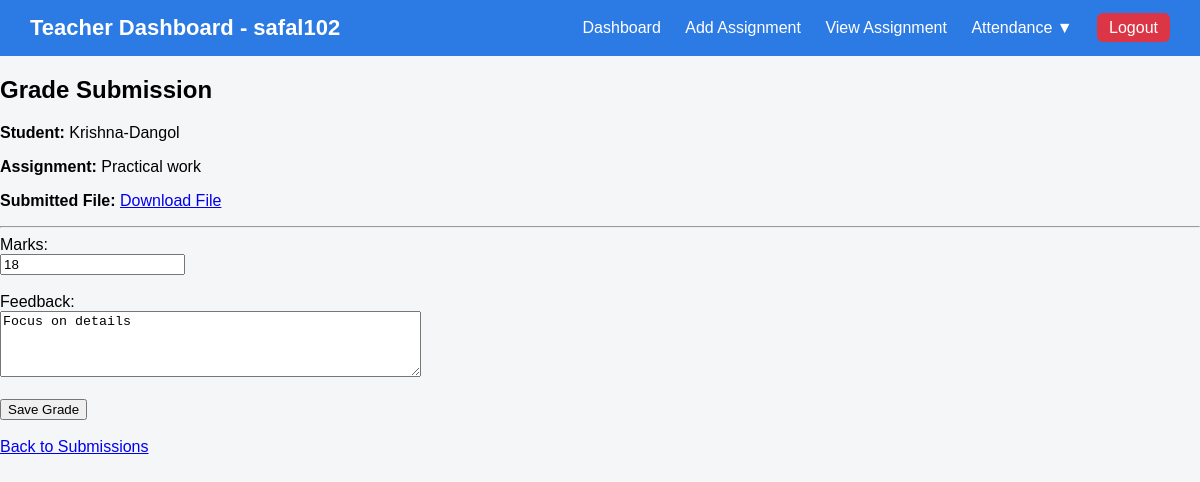
The app's page /teacher/submission/1/grade (signed in) with its own data.
### Admin/models.py (models this page shows, shortened)
class Submission(models.Model):
    assignment = models.ForeignKey(Assignment, on_delete=models.CASCADE)
    student = models.ForeignKey(Student, on_delete=models.CASCADE)
    submitted_file = models.FileField(upload_to="submissions/")
    submitted_at = models.DateTimeField(auto_now_add=True)
    marks_obtained = models.IntegerField(null=True, blank=True)
    feedback = models.TextField(blank=True, null=True)

class Student(models.Model):
    user = models.OneToOneField(User, on_delete=models.CASCADE,null=True,blank=True)
    Firstname=models.CharField(max_length=100)
    Lastname=models.CharField(max_length=100)
    Grade=models.CharField(max_length=100)
    course=models.CharField(max_length=100,default="BIT")
    def __str__(self):
        return f"{self.Firstname}-{self.Lastname}"

class Assignment(models.Model):
    teacher = models.ForeignKey(Teacher, on_delete=models.CASCADE)
    subject = models.ForeignKey(Subject, on_delete=models.CASCADE)
    title = models.CharField(max_length=200)
    description = models.TextField()
    assigned_date = models.DateField(auto_now_add=True)
    due_date = models.DateField()
    total_marks = models.IntegerField()
    file = models.FileField(upload_to='assignments/', blank=True, null=True)

### Teacher/views.py (the view)
# urls.py: path('submission/<int:submission_id>/grade',views.grade_submission,name='grade-submission'),
@login_required
def grade_submission(request, submission_id):
    teacher = get_object_or_404(Teacher, user=request.user)
    submission = get_object_or_404(Submission, id=submission_id)
    if submission.assignment.teacher != teacher:
        return HttpResponse("Unauthorized", status=403)
    if request.method == "POST":
        submission.marks_obtained = request.POST.get("marks")
        submission.feedback = request.POST.get("feedback")
        submission.save()
        return redirect("view-submissions", assignment_id=submission.assignment.id)
    return render(request, "grade_submission.html", {
        "submission": submission
    })

### Teacher/templates/grade_submission.html (shortened to what this page needs)
<!DOCTYPE html>
<html lang="en">
<head>
</head>
<body>
<div class="navbar">
    <h1>Teacher Dashboard - {{ user.username }}</h1>
    <div class="nav-links">
        <a href="{% url 'teacher-dashboard' %}">Dashboard</a>
        <a href="{% url 'add_assignment' %}">Add Assignment</a>
        <a href="{% url 'view_assignment' %}">View Assignment</a>
         <div class="dropdown">
            <a href="#">Attendance ▼</a>
        </div>
        <a href="{% url 'account:logout' %}"
        style="background:#dc3545; padding:6px 12px; border-radius:6px;">
            Logout
        </a>
    </div>
</div>
    <h2>Grade Submission</h2>
    <p><strong>Student:</strong> {{ submission.student }}</p>
    <p><strong>Assignment:</strong> {{ submission.assignment.title }}</p>
    <p>
        <strong>Submitted File:</strong>
        <a href="{{ submission.submitted_file.url }}" target="_blank">
            Download File
        </a>
    </p>
    <hr>
    <form method="POST">
        <label>Marks:</label><br>
        <input type="number"
               name="marks"
               value="{{ submission.marks_obtained }}"
               required>
        <br><br>
        <label>Feedback:</label><br>
        <textarea name="feedback" rows="4" cols="50">
{{ submission.feedback }}
        </textarea>
        <br><br>
        <button type="submit">Save Grade</button>
    </form>
    <br>
    <a href="{% url 'view-submissions' submission.assignment.id %}">
        Back to Submissions
    </a>
</body>
</html>

### Teacher/templates/grade_submission.html (style rules this page uses)
body { font-family: Arial, sans-serif; background-color: #f4f6f8; margin: 0; padding: 0; }
.navbar { background-color: #2c7be5; padding: 15px 30px; display: flex; justify-content: space-between; align-items: center; }
.navbar h1 { color: white; margin: 0; font-size: 22px; }
.nav-links a { color: white; text-decoration: none; margin-left: 20px; font-weight: 500; }
.dropdown { position: relative; display: inline-block; }

### records on screen
Submission: student "Krishna-Dangol", assignment "Practical work", marks "18", feedback "Focus on details"

### other values on screen
{{ user.username }} "safal102"
